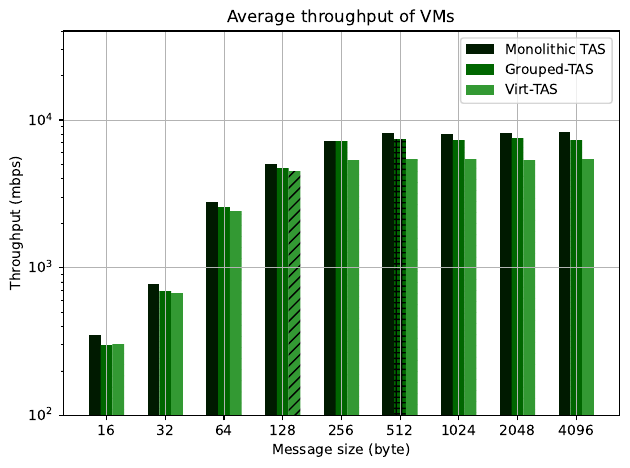

This figure's Python source:
import matplotlib.pyplot as plt
import csv
import numpy as np


labels = []
origtas = []
hyper = []
virttas = []

width = 0.20 
with open('overhead.throughput.csv', 'r') as csvfile:
    plots = csv.reader(csvfile, delimiter='\t')

    for row in plots:
        labels.append(int(row[0]))
        virttas.append(float(row[1].strip()))
        origtas.append(float(row[3].strip()))
        hyper.append(float(row[2].strip()))

nm1 = np.array(origtas)
nm2 = np.array(hyper)
nm3 = np.array(virttas)


fig, ax = plt.subplots()

x_axis = np.arange(len(labels))
print(x_axis)
print(nm1)
ax.bar(x_axis- width, nm1, width, label='Monolithic TAS', color='#001a00')
ax.bar(x_axis, nm2, width, color='#006600', label='Grouped-TAS ', hatch='+'*3)
ax.bar(x_axis + width, nm3, width, color='#339933', label='Virt-TAS', hatch='/'*3)


ax.set_ylabel('Throughput (mbps)')
ax.set_yscale('log')
ax.set_ylim(100, 40000)

ax.set_xticks(x_axis)
ax.set_xticklabels(labels)
ax.set_title('Average throughput of VMs')
ax.set_xlabel('Message size (byte)')
ax.legend()

ax.grid(color='#b3b3b3', linestyle='-', linewidth=0.5)

fig.tight_layout()
plt.savefig("overhead.throughput.pdf", format="pdf", bbox_inches="tight")
